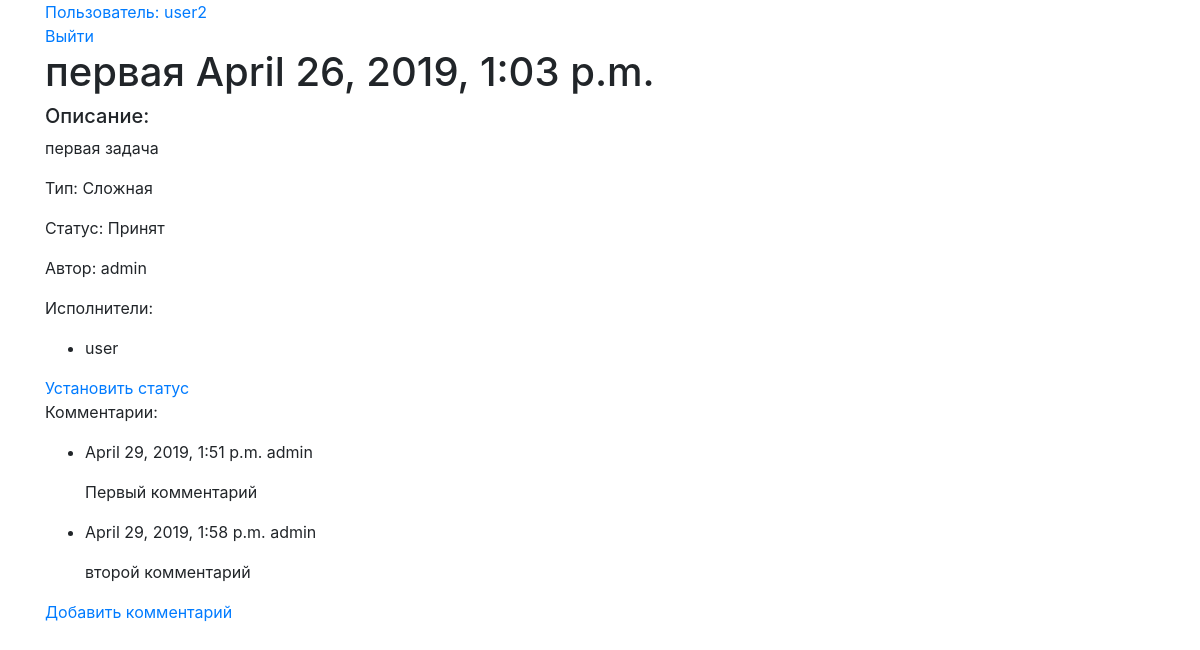
Screenshot of /tasks/1/ (signed in) with the database file from the repository.
### tasks/models.py (models this page shows, shortened)
class ModelsNameMixin:
    def get_model_name_plural(self):
        return self._meta.verbose_name_plural

class Task(models.Model, ModelsNameMixin):
    title = models.CharField(verbose_name='Наименование', max_length=150)
    date = models.DateTimeField(verbose_name='Дата', auto_now_add=True)
    description = models.TextField(verbose_name='Описание', max_length=500)
    state = models.ForeignKey(TaskState, on_delete=models.PROTECT, default=DEFAULT_STATE_ID)
    task_type = models.ForeignKey(TaskType, on_delete=models.PROTECT)
    author = models.ForeignKey(settings.AUTH_USER_MODEL, on_delete=models.CASCADE, related_name='user_task_auth', blank=True, null=True)
    performers = models.ManyToManyField(User, related_name='user_task_performers')
    objects = TaskQuerySet.as_manager()
    class Meta:
        ordering = ['date', 'title']
        verbose_name = 'Задача'
        verbose_name_plural = 'Задачи'

class TaskType(models.Model, ModelsNameMixin):
    title = models.CharField(verbose_name='Наименование', max_length=100, unique=True)
    def __str__(self):
        return self.title
    class Meta:
        verbose_name = 'Тип задачи'
        verbose_name_plural = 'Типы задачи'

class TaskState(models.Model, ModelsNameMixin):
    title = models.CharField(verbose_name='Наименование', max_length=100, unique=True)
    def __str__(self):
        return self.title
    class Meta:
        verbose_name = 'Статус задачи'
        verbose_name_plural = 'Статусы задачи'

class Comment(models.Model, ModelsNameMixin):
    date = models.DateTimeField(verbose_name="Дата", auto_now=True)
    description = models.TextField(verbose_name="Содержание", max_length=500)
    task = models.ForeignKey(Task, on_delete=models.PROTECT)
    author = models.ForeignKey(settings.AUTH_USER_MODEL, on_delete=models.CASCADE)
    class Meta:
        ordering = ['date']
        verbose_name = 'Комментарий'
        verbose_name_plural = 'Комментарии'

### tasks/views.py (the view)
# urls.py: path('<pk>/', TaskDetailView.as_view(), name='task_detail'),
class TaskDetailView(LoginRequiredMixin, DetailView):
    model = Task
    template_name = "tasks_detail.html"

### tasks/templates/tasks_detail.html (shortened to what this page needs)
{% extends "base.html" %}
{% block content %}
    <h1>{{ object.title }}  {{ object.date }}</h1>
    <h5>Описание:</h5>
    <p>{{ object.description }}</p>
    <p>Тип: {{ object.task_type }}</p>
    <p>Статус: {{ object.state }}</p>
    <p>Автор: {{ object.author }}</p>
    <p>Исполнители:
        <ul>
            {% for performer in object.performers.all %}
            <li>{{ performer }}</li>
            {% empty %}
                <p>Исполнители не назначены.</p>
            {% endfor %}
        </ul>
    </p>
    <a href="{% url 'task_set_state' object.pk %}">Установить статус</a>
    <p>Комментарии:
        <ul>
            {% for comment in object.comment_set.all %}
                <li>
                    <p>{{ comment.date }} {{ comment.author }}</p>
                    <p>{{ comment.description}}</p>
                </li>
            {% empty %}
                <p>Комментариев пока что нет.</p>
            {% endfor %}
        </ul>
    </p>
    <a href="{{request.path}}comment/add/">Добавить комментарий</a>
{% endblock %}

### tasks/templates/base.html (shortened to what this page needs)
<!doctype html>
<html lang="en">
  <head>
    <link rel="stylesheet" href="https://stackpath.bootstrapcdn.com/bootstrap/4.3.1/css/bootstrap.min.css">
  </head>
  <body>
    <div class="container">
        <div>
          {% if user.is_authenticated %}
              <a href="{% url 'profile' user.pk %}"> Пользователь: {{ user }}</a> <br>
              <a href="{% url 'logout' %}">Выйти</a>
          {% else %}
              <a href="{% url 'login' %}">Войти</a>
          {% endif %}
        </div>
        {% block content %}
        {% endblock %}
    </div>
  </body>
</html>

### rows the page displays
Task: title "первая", date "April 26, 2019, 1:03 p.m.", description "первая задача", task_type "Сложная", state "Принят", author "admin"
Comment: date "April 29, 2019, 1:51 p.m.", author "admin", description "Первый комментарий"
Comment: date "April 29, 2019, 1:58 p.m.", author "admin", description "второй комментарий"

### other values shown
{{ user }} "user2"
{{ performer }} "user"
